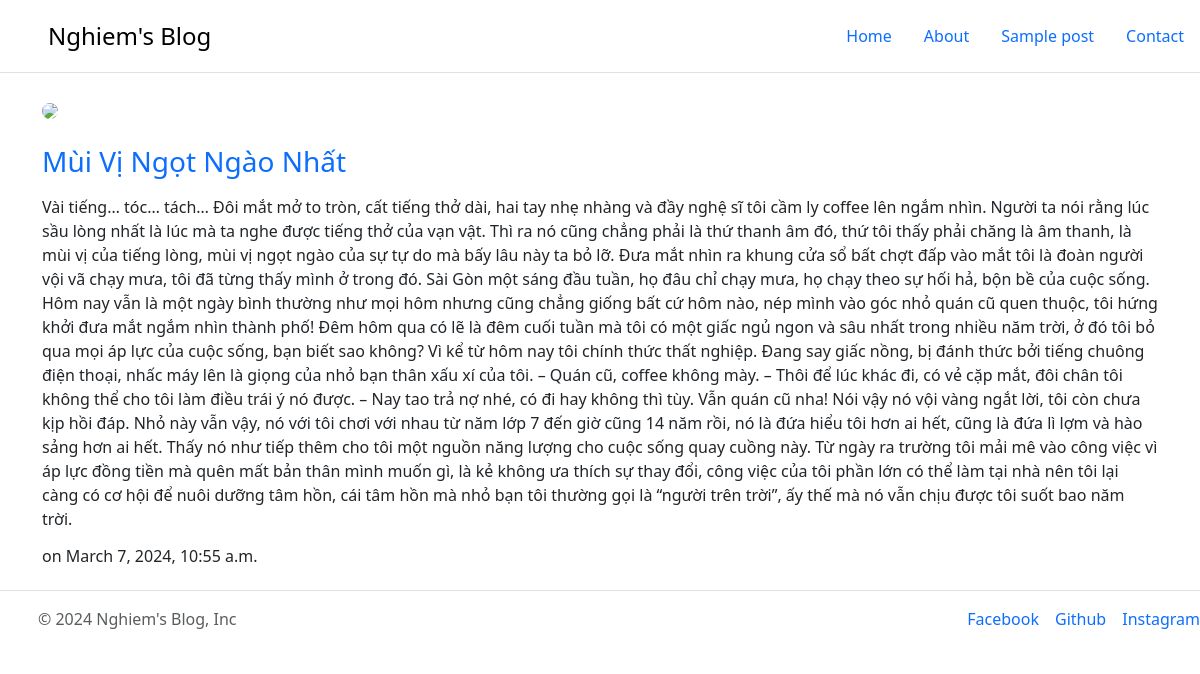
Page /3 on the committed database.
### TrangChu/models.py (models this page shows, shortened)
class BaiViet(models.Model):
    title = models.CharField(max_length=100)
    content = models.TextField()
    image  = models.ImageField(null=True, blank=True, upload_to='media/img')
    created_at = models.DateTimeField(auto_now_add = True)
    updated_at = models.DateTimeField(auto_now = True)
    class Meta:
        ordering = ['-created_at']

### TrangChu/views.py (the view)
# urls.py: path('<int:id>', views.post, name='post_detail')
def post(request, id):
    post = BaiViet.objects.get(id=id)
    return render(request, 'chitietbaiviet.html', {'post':post})

### TrangChu/templates/chitietbaiviet.html (shortened to what this page needs)
{% extends "base.html" %}
{% block content %}
<div class="container">
    <h3><a style="text-decoration: none;" href="{% url 'post_detail' post.id %}">{{ post.title }}</a></h3>
    {% if post.content %}
        <p>{{ post.content }}</p>
    {% endif %}
    <h6>on {{ post.created_at }}</h6>
</div>
{% endblock %}

### TrangChu/static/css/style.css (style rules this page uses)
html { scroll-behavior: smooth; }
a { list-style: none !important; }

### rows in the picture
BaiViet: title "Mùi Vị Ngọt Ngào Nhất", content "Vài tiếng… tóc… tách… Đôi mắt mở to tròn, cất tiếng thở dài, hai tay nhẹ nhàng và đầy nghệ sĩ tôi cầm ly coffee lên ngắm nhìn. Người ta nói rằng lúc sầu lòng nhất là lúc mà ta nghe được tiếng thở của vạn vật. Thì ra nó cũng chẳng phải là thứ thanh âm đó, thứ tôi thấy phải chăng là âm thanh, là mùi vị của tiếng lòng, mùi vị ngọt ngào của sự tự do mà bấy lâu này ta bỏ lỡ. Đưa mắt nhìn ra khung cửa sổ bất chợt đấp vào mắt tôi là đoàn người vội vã chạy mưa, tôi đã từng thấy mình ở trong đó. Sài Gòn một sáng đầu tuần, họ đâu chỉ chạy mưa, họ chạy theo sự hối hả, bộn bề của cuộc sống. Hôm nay vẫn là một ngày bình thường như mọi hôm nhưng cũng chẳng giống bất cứ hôm nào, nép mình vào góc nhỏ quán…", created_at "March 7, 2024, 10:55 a.m."
